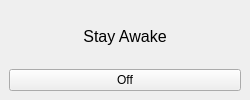
<?xml version="1.0" encoding="UTF-8"?>
<ui version="4.0">
 <class>MainWindow</class>
 <widget class="QMainWindow" name="MainWindow">
  <property name="geometry">
   <rect>
    <x>0</x>
    <y>0</y>
    <width>250</width>
    <height>100</height>
   </rect>
  </property>
  <property name="sizePolicy">
   <sizepolicy hsizetype="Fixed" vsizetype="Fixed">
    <horstretch>0</horstretch>
    <verstretch>0</verstretch>
   </sizepolicy>
  </property>
  <property name="minimumSize">
   <size>
    <width>250</width>
    <height>100</height>
   </size>
  </property>
  <property name="maximumSize">
   <size>
    <width>250</width>
    <height>100</height>
   </size>
  </property>
  <property name="windowTitle">
   <string>Stay Awake</string>
  </property>
  <property name="autoFillBackground">
   <bool>false</bool>
  </property>
  <property name="styleSheet">
   <string notr="true"/>
  </property>
  <widget class="QWidget" name="centralwidget">
   <property name="styleSheet">
    <string notr="true"/>
   </property>
   <layout class="QGridLayout" name="gridLayout">
    <item row="1" column="1">
     <widget class="QLabel" name="label">
      <property name="font">
       <font>
        <pointsize>12</pointsize>
        <weight>50</weight>
        <bold>false</bold>
        <underline>false</underline>
        <strikeout>false</strikeout>
       </font>
      </property>
      <property name="text">
       <string>Stay Awake</string>
      </property>
      <property name="alignment">
       <set>Qt::AlignCenter</set>
      </property>
     </widget>
    </item>
    <item row="1" column="0">
     <widget class="QLabel" name="label_2">
      <property name="styleSheet">
       <string notr="true"/>
      </property>
      <property name="text">
       <string/>
      </property>
      <property name="pixmap">
       <pixmap>icons/32x32.png</pixmap>
      </property>
      <property name="alignment">
       <set>Qt::AlignCenter</set>
      </property>
     </widget>
    </item>
    <item row="2" column="0" colspan="3">
     <widget class="QPushButton" name="toggle">
      <property name="styleSheet">
       <string notr="true"/>
      </property>
      <property name="text">
       <string>Off</string>
      </property>
      <property name="checkable">
       <bool>true</bool>
      </property>
      <property name="checked">
       <bool>false</bool>
      </property>
     </widget>
    </item>
   </layout>
  </widget>
 </widget>
 <resources/>
 <connections/>
</ui>
